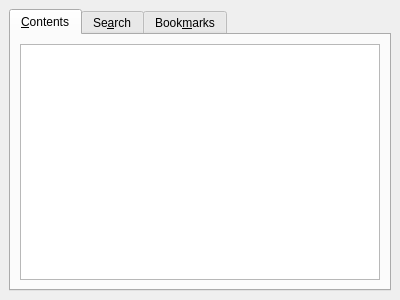
<ui version="4.0" >
 <class>HelpSideBar</class>
 <widget class="QDockWidget" name="HelpSideBar" >
  <property name="geometry" >
   <rect>
    <x>0</x>
    <y>0</y>
    <width>400</width>
    <height>300</height>
   </rect>
  </property>
  <property name="windowTitle" >
   <string>Contents</string>
  </property>
  <widget class="QWidget" name="dockWidgetContents" >
   <layout class="QGridLayout" name="gridLayout" >
    <item row="0" column="0" >
     <widget class="QTabWidget" name="tabWidget" >
      <property name="currentIndex" >
       <number>0</number>
      </property>
      <widget class="QWidget" name="tabContents" >
       <attribute name="title" >
        <string>&amp;Contents</string>
       </attribute>
       <layout class="QVBoxLayout" >
        <item>
         <widget class="QTreeView" name="listView" >
          <property name="verticalScrollBarPolicy" >
           <enum>Qt::ScrollBarAsNeeded</enum>
          </property>
         </widget>
        </item>
       </layout>
      </widget>
      <widget class="QWidget" name="tabSearching" >
       <attribute name="title" >
        <string>Se&amp;arch</string>
       </attribute>
       <layout class="QVBoxLayout" name="_2" >
        <item>
         <layout class="QHBoxLayout" name="_3" >
          <item>
           <widget class="QLineEdit" name="searchingEdit" >
            <property name="toolTip" >
             <string>Searching is case insensitive</string>
            </property>
           </widget>
          </item>
          <item>
           <widget class="QPushButton" name="searchingButton" >
            <property name="text" >
             <string>&amp;Search</string>
            </property>
           </widget>
          </item>
         </layout>
        </item>
        <item>
         <widget class="QTreeWidget" name="searchingView" >
          <column>
           <property name="text" >
            <string>1</string>
           </property>
          </column>
         </widget>
        </item>
       </layout>
      </widget>
      <widget class="QWidget" name="tabBookmarks" >
       <attribute name="title" >
        <string>Book&amp;marks</string>
       </attribute>
       <layout class="QVBoxLayout" name="_4" >
        <item>
         <widget class="QTreeWidget" name="bookmarksView" >
          <column>
           <property name="text" >
            <string>1</string>
           </property>
          </column>
         </widget>
        </item>
        <item>
         <layout class="QHBoxLayout" name="_5" >
          <item>
           <widget class="QPushButton" name="bookmarkButton" >
            <property name="text" >
             <string>&amp;Add</string>
            </property>
            <property name="icon" >
             <iconset resource="../icons.qrc" >
              <normaloff>:/new/prefix1/images/add.png</normaloff>:/new/prefix1/images/add.png</iconset>
            </property>
           </widget>
          </item>
          <item>
           <widget class="QPushButton" name="deleteBookmarkButton" >
            <property name="text" >
             <string>&amp;Remove</string>
            </property>
            <property name="icon" >
             <iconset resource="../icons.qrc" >
              <normaloff>:/new/prefix1/images/remove.png</normaloff>:/new/prefix1/images/remove.png</iconset>
            </property>
           </widget>
          </item>
          <item>
           <widget class="QPushButton" name="deleteAllBookmarkButton" >
            <property name="text" >
             <string>R&amp;emove All</string>
            </property>
           </widget>
          </item>
         </layout>
        </item>
       </layout>
      </widget>
     </widget>
    </item>
   </layout>
  </widget>
 </widget>
 <resources>
  <include location="../icons.qrc" />
 </resources>
 <connections>
  <connection>
   <sender>tabWidget</sender>
   <signal>selected(QString)</signal>
   <receiver>HelpSideBar</receiver>
   <slot>setWindowTitle(QString)</slot>
   <hints>
    <hint type="sourcelabel" >
     <x>52</x>
     <y>41</y>
    </hint>
    <hint type="destinationlabel" >
     <x>75</x>
     <y>8</y>
    </hint>
   </hints>
  </connection>
 </connections>
</ui>
